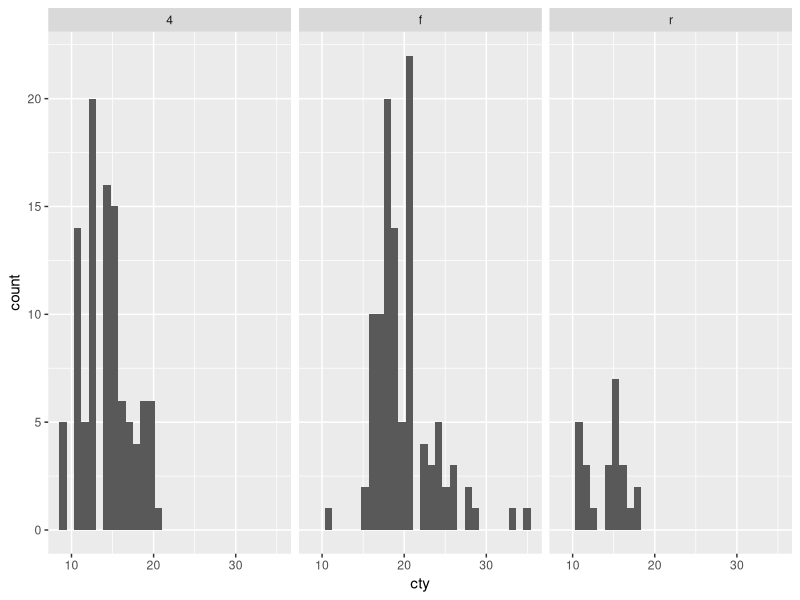
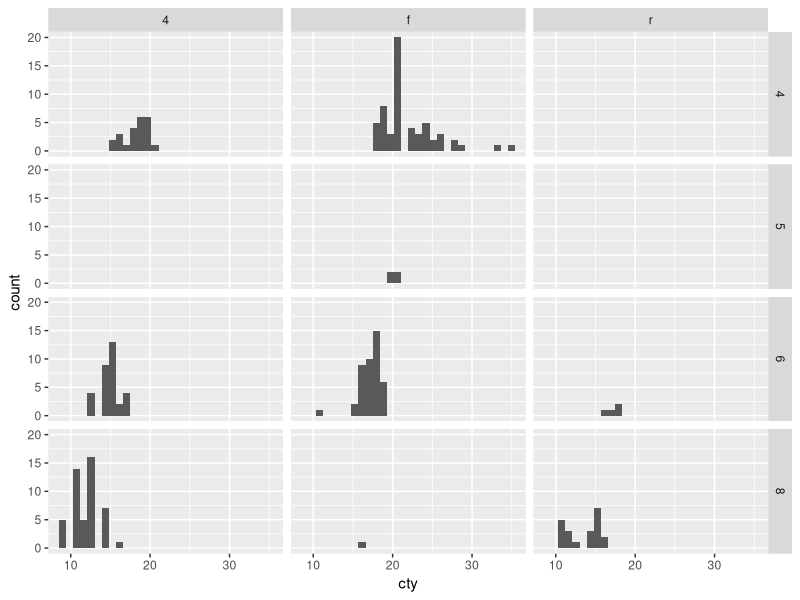
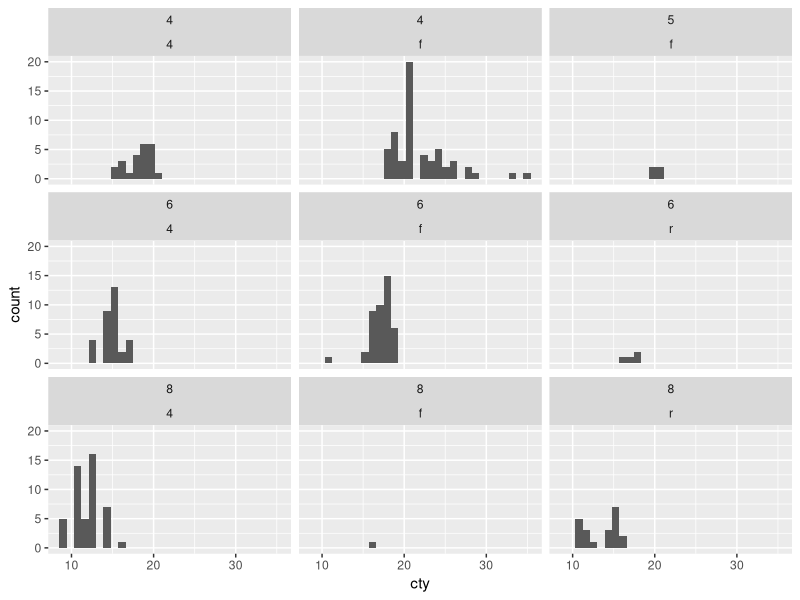
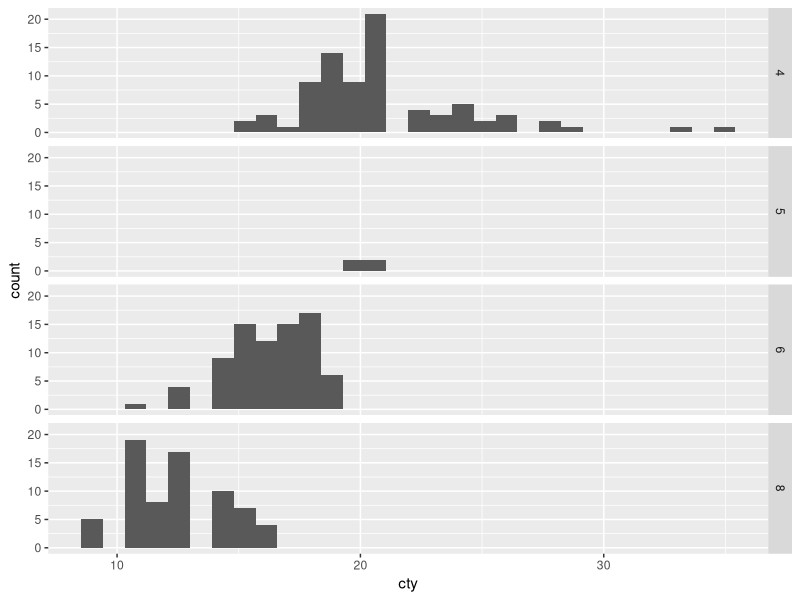
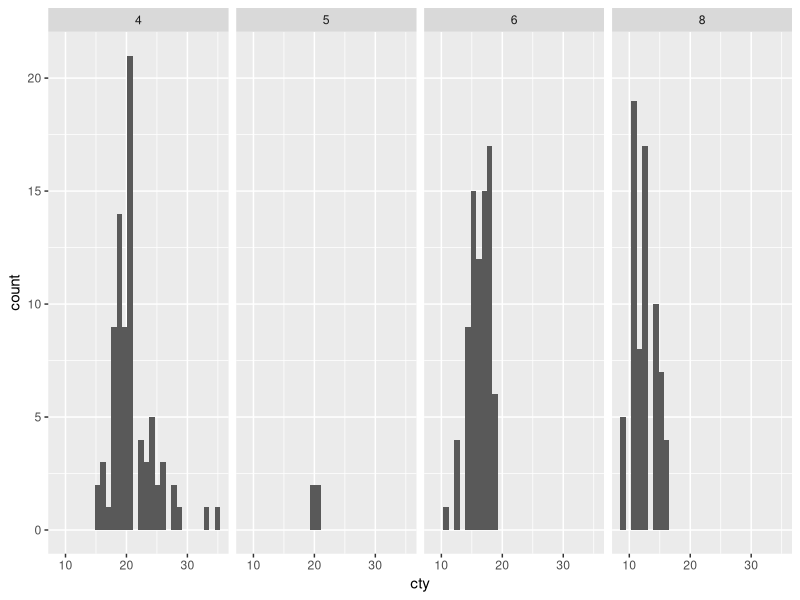
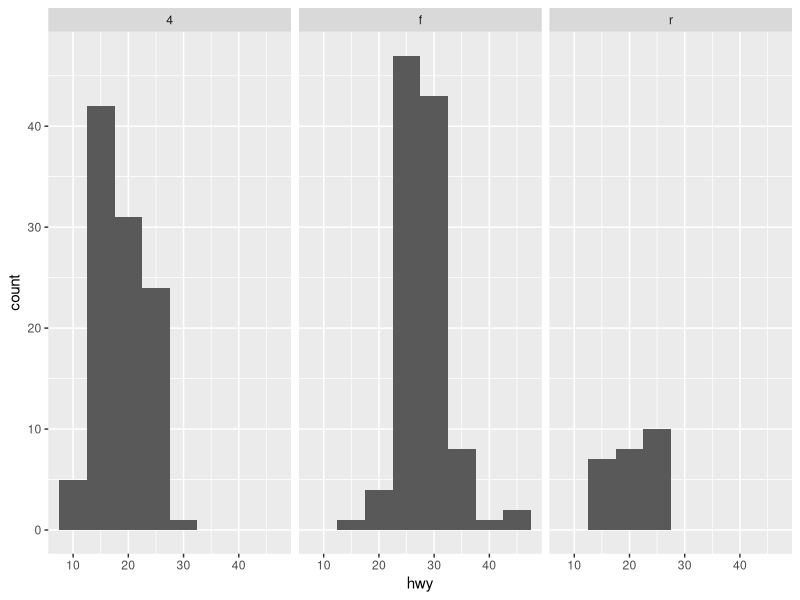
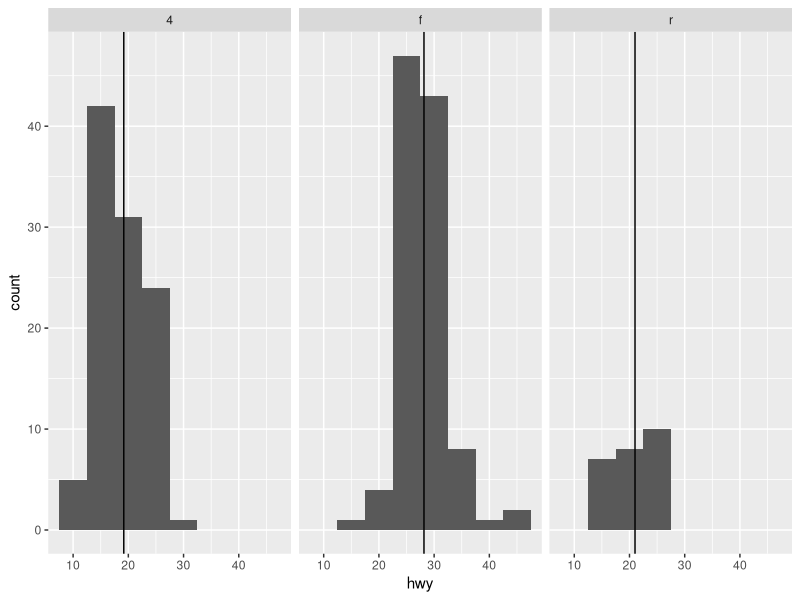
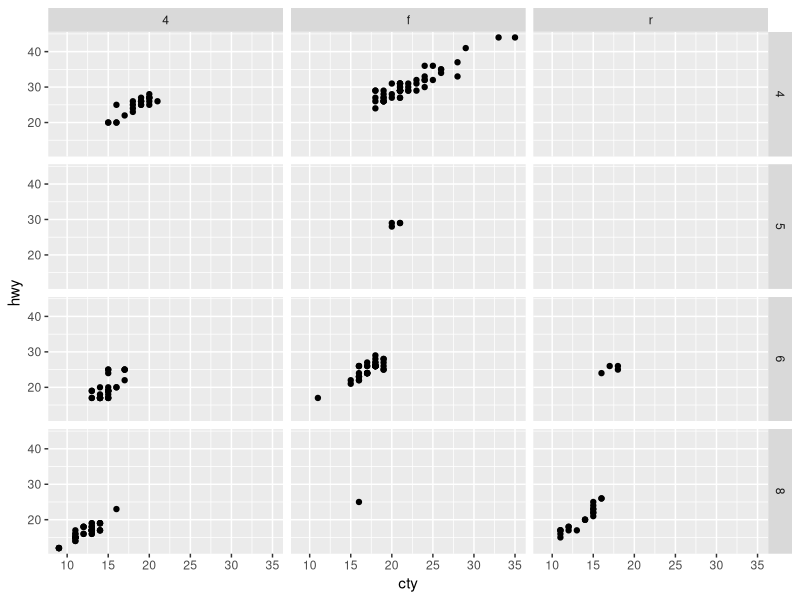

Write R code to recreate these figures, in order.
## ---- chunk 1
#| include: false
library(ggplot2)
knitr::opts_chunk$set(
  fig.dpi = 300, 
  collapse = TRUE, 
  comment = "#>",
  fig.asp = 0.618,
  fig.width = 6,
  out.width = "80%")
## ---- chunk 2
#| fig.alt: "A histogram showing the city miles per gallon distribution for 
#|  three types of drive train, each in their own panel in a 1-row, 3-column 
#|  layout."
ggplot(mpg, aes(x = cty)) +
  geom_histogram() +
  facet_wrap(~ drv)
## ---- chunk 3
#| fig.alt: "A histogram showing the city miles per gallon distribution. The 
#|  plot has twelve panels in a 4-row, 3-column layout, showing three types of 
#|  drive train in the horizontal direction, and four numbers of cylinders 
#|  in the vertical direction. Several panels have no data."
ggplot(mpg, aes(x = cty)) +
  geom_histogram() +
  facet_grid(cyl ~ drv)
## ---- chunk 4
#| fig.alt: "A histogram showing the city miles per gallon distribution. The 
#|  plot has nine panels in a 3-row, 3-column layout, showing all existing 
#|  combinations of three types of drive train, and four numbers of cylinders."
ggplot(mpg, aes(x = cty)) +
  geom_histogram() +
  facet_wrap(cyl ~ drv)
## ---- chunk 5
#| out-width: 50%
#| fig.alt:
#| - "A histogram showing the city miles per gallon distribution. The plot has 
#|  four panels in a 4-row, 1-column layout, showing four numbers of cylinders."
#| - "A histogram showing the city miles per gallon distribution. The plot has 
#|  four panels in a 1-row, 4-column layout, showing four numbers of cylinders."
ggplot(mpg, aes(x = cty)) +
  geom_histogram() +
  facet_grid(cyl ~ .)

ggplot(mpg, aes(x = cty)) +
  geom_histogram() +
  facet_grid(. ~ cyl)
## ---- chunk 6
#| fig.alt: "A histogram showing the highway miles per gallon distribution for 
#|  three types of drive train, each in their own panel in a 1-row, 3-column 
#|  layout."
ggplot(mpg, aes(x = hwy)) +
  geom_histogram(binwidth = 5) +
  facet_wrap(~ drv)
## ---- chunk 7
library(dplyr)

mpg_summary <- mpg %>%
  group_by(drv) %>%
  summarise(hwy_mean = mean(hwy))

mpg_summary
## ---- chunk 8
#| fig.alt: "A histogram showing the highway miles per gallon distribution for 
#|  three types of drive train, each in their own panel in a 1-row, 3-column 
#|  layout. Each panel has a vertical black line indicating the mean of the 
#|  distribution."
ggplot(mpg, aes(x = hwy)) +
  geom_histogram(binwidth = 5) +
  facet_wrap(~ drv) +
  geom_vline(data = mpg_summary, aes(xintercept = hwy_mean))
## ---- chunk 9
#| fig.alt: "A scatter plot showing city miles per gallon on the x-axis and 
#|  highway miles per gallon on the y-axis. The plot has twelve panels in a 
#|  4-row, 3-column layout, showing three types of drive train in the 
#|  horizontal direction and four numbers of cylinders in the vertical 
#|  direction. Several panels are empty. Every row has the same y-axis range, 
#|  and every column has the same x-axis range."
ggplot(mpg, aes(x = cty, y = hwy)) +
  geom_point() +
  facet_grid(cyl ~ drv)
## ---- chunk 10
#| fig.alt: "A scatter plot showing city miles per gallon on the x-axis and 
#|  highway miles per gallon on the y-axis. The plot has twelve panels in a 
#|  4-row, 3-column layout, showing three types of drive train in the 
#|  horizontal direction and four numbers of cylinders in the vertical 
#|  direction. Several panels are empty. Every row in the layout has an 
#|  independent y-axis range. Every column in the layout has an independent 
#|  x-axis range."
ggplot(mpg, aes(x = cty, y = hwy)) +
  geom_point() +
  facet_grid(cyl ~ drv, scales = "free") 
## ---- chunk 11
#| fig.alt: "A scatter plot showing city miles per gallon on the x-axis and 
#|  highway miles per gallon on the y-axis. The plot has twelve panels in a 
#|  4-row, 3-column layout, showing three types of drive train in the 
#|  horizontal direction and four numbers of cylinders in the vertical 
#|  direction. Several panels are empty. Every row in the layout has an 
#|  independent y-axis range, but all include the 20-25 interval. Every column 
#|  in the layout has an independent x-axis range, but all include 10."
ggplot(mpg, aes(x = cty, y = hwy)) +
  geom_point() +
  facet_grid(cyl ~ drv, scales = "free") +
  expand_limits(x = 10, y = c(20, 25))
## ---- chunk 12
#| fig.alt: "A scatter plot showing city miles per gallon on the x-axis and 
#|  highway miles per gallon on the y-axis. The plot has twelve panels in a 
#|  4-row, 3-column layout. The strips, or panel layout titles and 
#|  their backgrounds, are missing."
ggplot(mpg, aes(x = cty, y = hwy)) +
  geom_point() +
  facet_grid(cyl ~ drv) +
  theme(strip.text = element_blank())
## ---- chunk 13
#| fig.alt: "A scatter plot showing city miles per gallon on the x-axis and 
#|  highway miles per gallon on the y-axis. The plot has twelve panels in a 
#|  4-row, 3-column layout. In the vertical direction, the panels indicate four 
#|  numbers of cylinders. The strips of the horizontal direction are missing."
ggplot(mpg, aes(x = cty, y = hwy)) +
  geom_point() +
  facet_grid(cyl ~ drv) +
  theme(strip.text.x = element_blank())
## ---- chunk 14
#| fig.alt: "A histogram with two panels in a 1-row, 2-column layout of random 
#|  data. The first panel has as title 'A long group name for the first group'.
#|  The second panel has a title 'A muuuuuuuuuuuuuch longer group name for the 
#|  second group'. However, the second title is clipped to the panel width and
#|  doesn't show all the text."
df <- data.frame(
  x = rnorm(100),
  group = c(rep("A long group name for the first group", 50),
            rep("A muuuuuuuuuuuuuch longer group name for the second group", 50))
)

ggplot(df, aes(x = x)) +
  geom_histogram(binwidth = 0.5) +
  facet_wrap(~ group)
## ---- chunk 15
#| fig.alt: "A histogram with two panels in a 1-row, 2-column layout of random 
#|  data. The first panel has as title 'A long group name for the first group'
#|  in two lines of text. The second panel has a title 'A muuuuuuuuuuuuuch 
#|  longer group name for the second group' in three lines of text. The width
#|  of the second title now fits within the panel width."
ggplot(df, aes(x = x)) +
  geom_histogram(binwidth = 0.5) +
  facet_wrap(~ group, labeller = labeller(group = label_wrap_gen(width = 25)))
## ---- chunk 16
df <- data.frame(
  year = rep(2016:2021, 2),
  price = c(10, 10, 13, 12, 14, 15, 1000, 1010, 1200, 1050, 1105, 1300),
  country = c(rep("US", 6), rep("Japan", 6))
)

df
## ---- chunk 17
#| warning: false
#| fig.alt: "A timeseries plot showing price over time for two countries, Japan
#|  and the US, in two panels in a 2-row, 1-column layout. The countries are
#|  indicated at the top of each panel. The two y-axes have different ranges."
ggplot(df, aes(x = year, y = price)) +
  geom_smooth() +
  facet_wrap(~ country, ncol = 1, scales = "free_y") +
  scale_x_continuous(breaks = 2011:2020)
## ---- chunk 18
#| fig.alt: "A timeseries plot showing price over time for two countries and 
#|  their currencies, the Japanese Yen and the US Dollar, in two panels in a 
#|  2-row, 1-column layout. The countries and currency units are indicated at 
#|  the left of each panel. The two y-axes have different ranges."
ggplot(df, aes(x = year, y = price)) +
  geom_smooth() +
  facet_wrap(~ country, ncol = 1, scales = "free_y", 
             labeller = as_labeller(
               c(US = "US Dollars (USD)", Japan = "Japanese Yens (JPY)")), 
             strip.position = "left"
             ) +
  scale_x_continuous(breaks = 2011:2020) +
  labs(y = NULL) +
  theme(strip.background = element_blank(), strip.placement = "outside")
